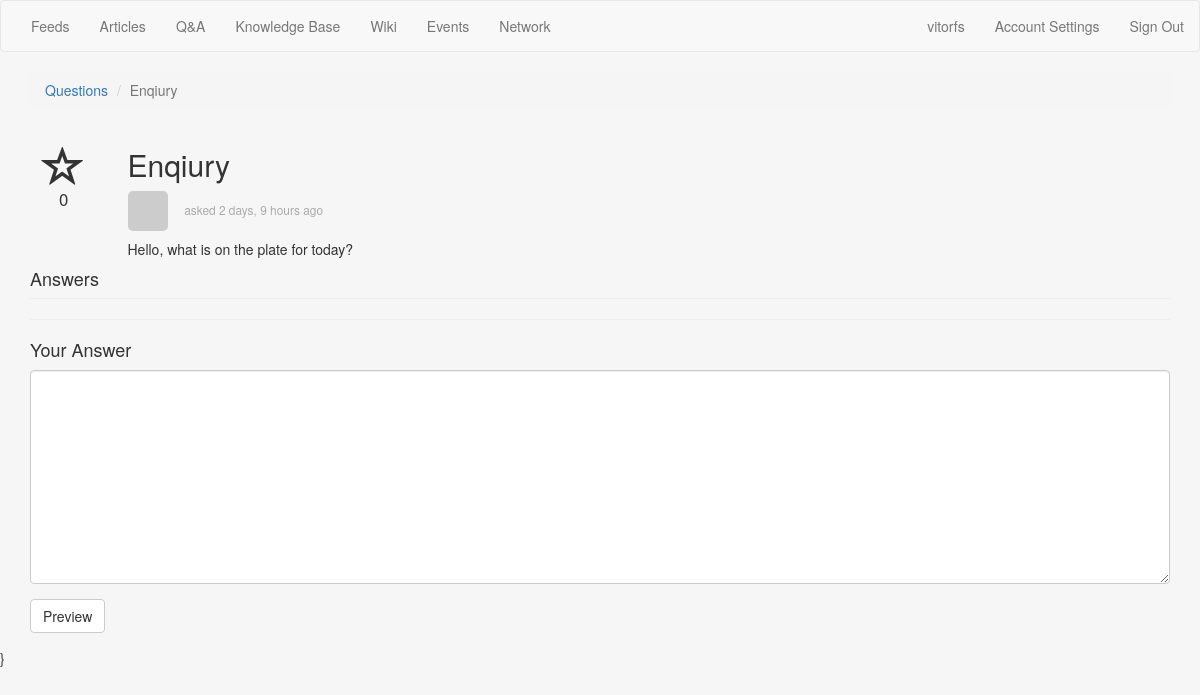
Before: /questions/1/ with the older database file.
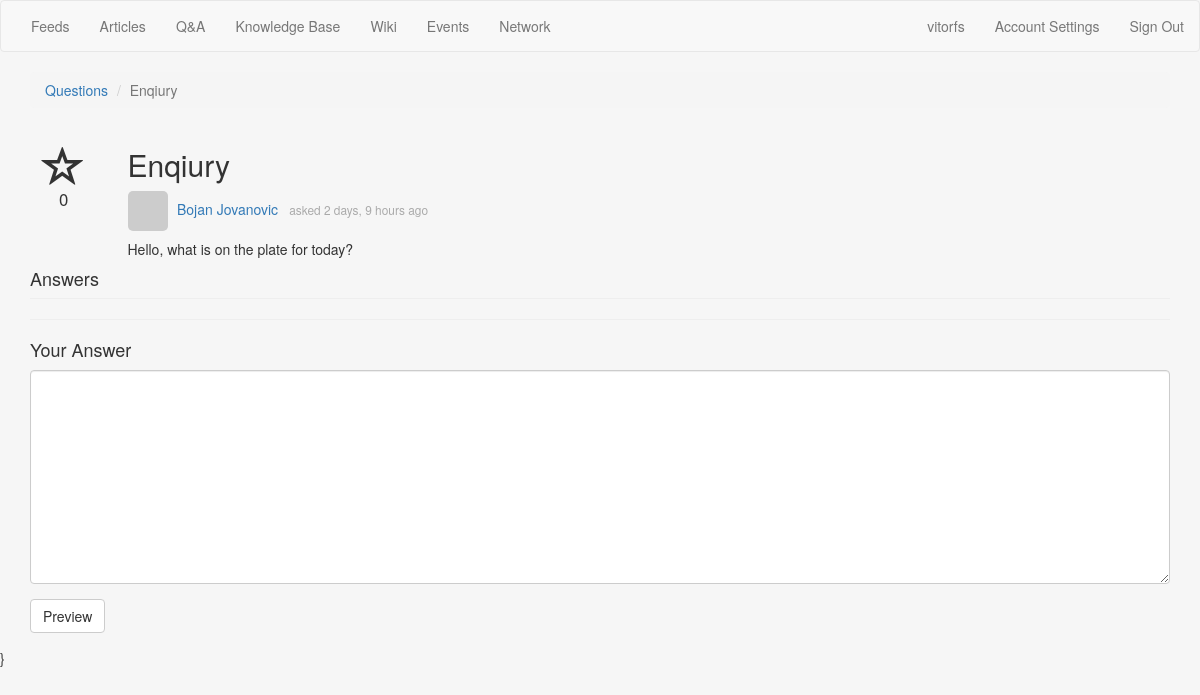
After: the same page with the newer database file.
### questions/models.py (models this page shows, shortened)
class Question(models.Model):
	user = models.ForeignKey(User)
	title= models.CharField(max_length=2000)
	description = models.TextField(max_length=2000)
	tags = models.CharField(max_length=255, null=True, blank=True)
	create_date = models.DateTimeField(auto_now_add=True)
	update_date = models.DateTimeField(auto_now_add=True)
	favorites = models.IntegerField(default=0)
	has_accepted_answer = models.BooleanField(default=False)
	class Meta:
		verbose_name = 'Question'
		verbose_name_plural = 'Questions'
		ordering = ('-update_date',)
	def get_answers(self):
		return Answer.objects.filter(question=self)
	def get_tag_list(self):
		return self.tags.split(" ")

### questions/views.py (the view)
# urls.py: url(r'^questions/(?P<pk>\d+)/$', question, name="question"),
def question(request, pk):
	question = Question.objects.get(pk=pk)
	form = AnswerForm(initial={'question': question})
	context = {
		'question': question,
		'form': form,
	}
	return render(request, 'questions/question.html', context)

### questions/forms.py
class AnswerForm(forms.ModelForm):
	question = forms.ModelChoiceField(widget=forms.HiddenInput(), queryset=Question.objects.all())
	description = forms.CharField(widget=forms.Textarea(attrs={'class': 'form-control'}), max_length=2000)
	class Meta:
		model = Answer
		fields = ['question', 'description']

### templates/questions/question.html (shortened to what this page needs)
{% extends 'base.html' %}
{% load staticfiles %}
{% load humanize %}
{% block head %}
  <link href="{% static 'css/questions.css' %}" rel="stylesheet">
{% endblock head %}
{% block main %}
  <ol class="breadcrumb">
    <li><a href="{% url 'questions' %}">Questions</a></li>
    <li class="active">{{ question.title }}</li>
  </ol>
  <div class="row question" question-id="{{ question.id }}">
  	<div class="col-md-1 options">
  		<span class="glyphicon glyphicon-star-empty favorite"></span>
  		<span>0</span>
  	</div>
  	<div class="col-md-11">
  		<h2>{{ question.title }}</h2>
  		<div class="question-user">
  			<a href="#"><img src="http://www.gravatar.com/avatar/07626034d73ad893cf8a63cea49a4cb6?s=256&d=http%3A%2F%2Ftrybootcamp.vitorfs.com%2Fstatic%2Fimg%2Fuser.png" class="user"></a>
  			<a href="#" class="username">{{ question.user.get_full_name }}</a>
  			<small class="asked">asked {{ question.update_date|naturaltime }}</small>
  		</div>
  		<p>{{ question.description }}</p>
  	</div>
  </div>
  <h4 class="page-header">Answers</h4>
  <div class="answers">
  	<hr/>
  	<h4>Your Answer</h4>
  	<form action="{% url 'answer' %}" method="post" role="form">
  		<div class="form-group">
      {{ form.description }}
  		</div>
  		<div class="form-group">
  			<button type="submit" class="btn btn-default">Preview</button>
  		</div>
  	</form>
  </div>
{% endblock main %}

Changed rows visible on the page:
changed through a linked row, Question "Enqiury": user.get_full_name (not shown) → "Bojan Jovanovic"
